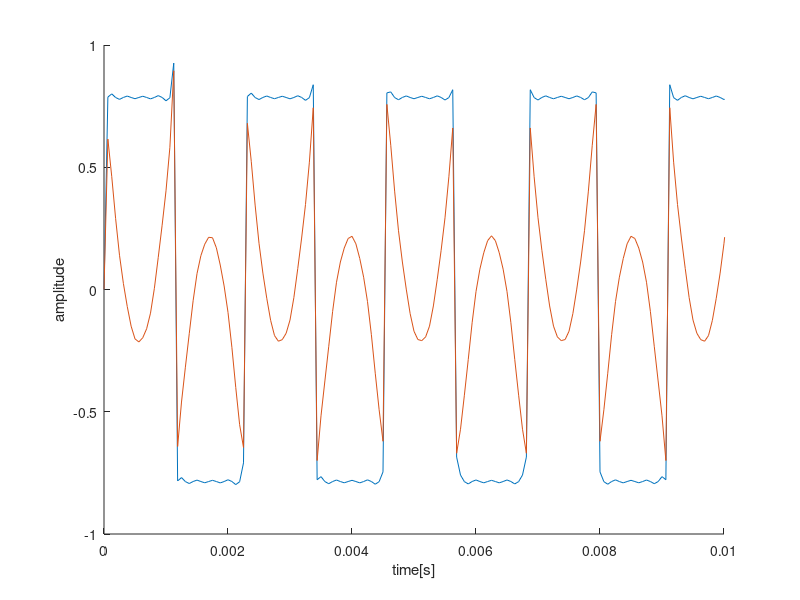
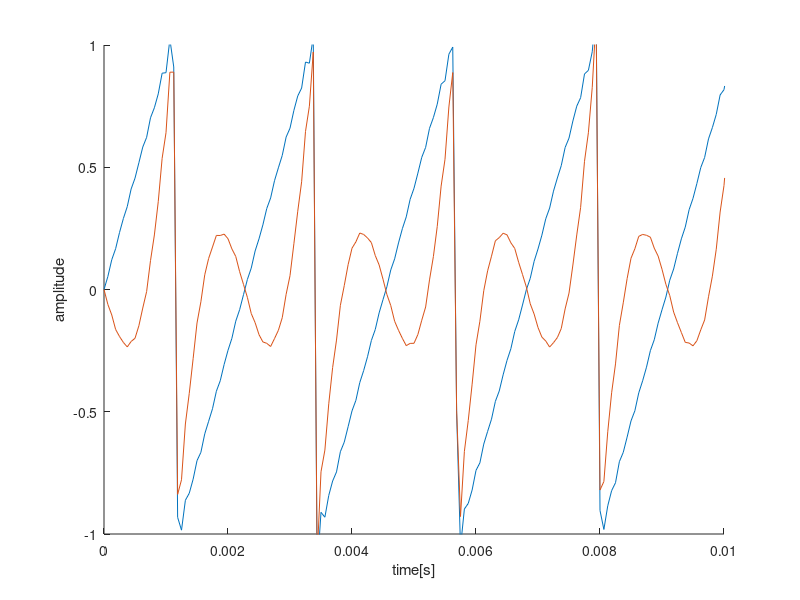

Write MATLAB code to recreate these figures, in order.
clear;
Fs = 16000;
f = 440;
t = (0 : Fs-1) /Fs;
y_kukei = 0;
y_nokogiri = 0;
for k=1:50
    y_kukei = y_kukei + (1/(2*k-1)) * sin(2*pi*f*(2*k-1)*t);
end
mfm_kukei = y_kukei - sin(2*pi*f*t);

for k=1:50
    y_nokogiri = y_nokogiri + (-1)^(k-1) * 1/3 * 2/k * sin(2*pi*f*k*t);
end
mfm_nokogiri = y_nokogiri - 1/3*2*sin(2*pi*f*t);
y = sin(2*pi*f*t);

fig0 = figure;
hold on;
plot(t,y_kukei);
plot(t,mfm_kukei);
hold off;
axis([0 0.01 -1 1]);
xlabel('time[s]');
ylabel('amplitude');
fig1 = figure;
hold on;
plot(t,y_nokogiri);
plot(t,mfm_nokogiri);
hold off;
axis([0 0.01 -1 1]);
xlabel('time[s]');
ylabel('amplitude');

sound(y_kukei,Fs);
pause(2);
sound(mfm_kukei,Fs);
pause(2);
sound(y_nokogiri,Fs);
pause(2);
sound(mfm_nokogiri,Fs);
pause(2);
